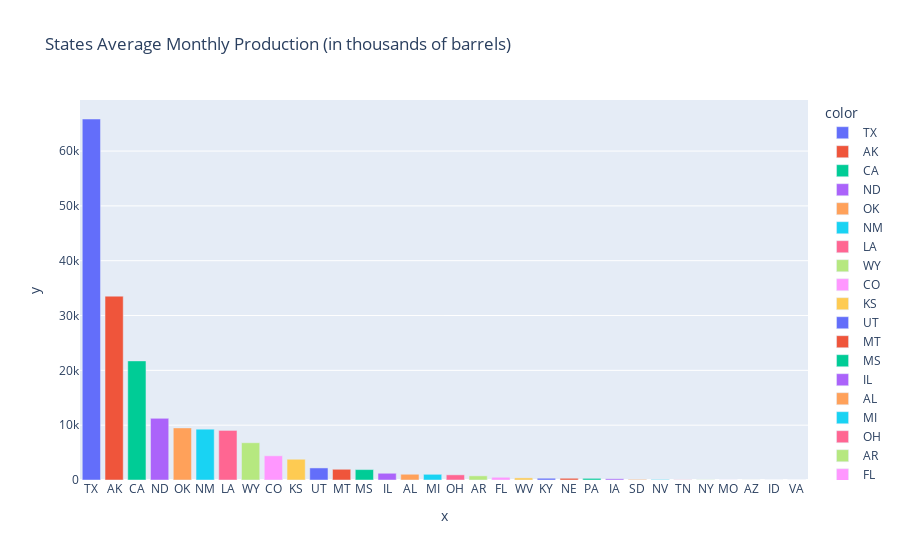

Source (notebook cell):
### Code cell
fig = px.bar(x = st_avgs_std.keys(), y = ys, color = xs,
             title = 'States Average Monthly Production (in thousands of barrels)')
fig.show()

### Figure 1 — Plotly figure (JSON) as saved in the notebook; plotly's stock layout.template omitted (floating-point values rounded to 4 significant figures)
{"data": [{"alignmentgroup": "True", "hovertemplate": "color=TX<br>x=%{x}<br>y=%{y}<extra></extra>", "legendgroup": "TX", "marker": {"color": "#636efa", "pattern": {"shape": ""}}, "name": "TX", "offsetgroup": "TX", "orientation": "v", "showlegend": true, "textposition": "auto", "type": "bar", "x": ["TX"], "xaxis": "x", "y": [65850.0], "yaxis": "y"}, {"alignmentgroup": "True", "hovertemplate": "color=AK<br>x=%{x}<br>y=%{y}<extra></extra>", "legendgroup": "AK", "marker": {"color": "#EF553B", "pattern": {"shape": ""}}, "name": "AK", "offsetgroup": "AK", "orientation": "v", "showlegend": true, "textposition": "auto", "type": "bar", "x": ["AK"], "xaxis": "x", "y": [33530.0], "yaxis": "y"}, {"alignmentgroup": "True", "hovertemplate": "color=CA<br>x=%{x}<br>y=%{y}<extra></extra>", "legendgroup": "CA", "marker": {"color": "#00cc96", "pattern": {"shape": ""}}, "name": "CA", "offsetgroup": "CA", "orientation": "v", "showlegend": true, "textposition": "auto", "type": "bar", "x": ["CA"], "xaxis": "x", "y": [21730.0], "yaxis": "y"}, {"alignmentgroup": "True", "hovertemplate": "color=ND<br>x=%{x}<br>y=%{y}<extra></extra>", "legendgroup": "ND", "marker": {"color": "#ab63fa", "pattern": {"shape": ""}}, "name": "ND", "offsetgroup": "ND", "orientation": "v", "showlegend": true, "textposition": "auto", "type": "bar", "x": ["ND"], "xaxis": "x", "y": [11240.0], "yaxis": "y"}, {"alignmentgroup": "True", "hovertemplate": "color=OK<br>x=%{x}<br>y=%{y}<extra></extra>", "legendgroup": "OK", "marker": {"color": "#FFA15A", "pattern": {"shape": ""}}, "name": "OK", "offsetgroup": "OK", "orientation": "v", "showlegend": true, "textposition": "auto", "type": "bar", "x": ["OK"], "xaxis": "x", "y": [9502.0], "yaxis": "y"}, {"alignmentgroup": "True", "hovertemplate": "color=NM<br>x=%{x}<br>y=%{y}<extra></extra>", "legendgroup": "NM", "marker": {"color": "#19d3f3", "pattern": {"shape": ""}}, "name": "NM", "offsetgroup": "NM", "orientation": "v", "showlegend": true, "textposition": "auto", "type": "bar", "x": ["NM"], "xaxis": "x", "y": [9269.0], "yaxis": "y"}, {"alignmentgroup": "True", "hovertemplate": "color=LA<br>x=%{x}<br>y=%{y}<extra></extra>", "legendgroup": "LA", "marker": {"color": "#FF6692", "pattern": {"shape": ""}}, "name": "LA", "offsetgroup": "LA", "orientation": "v", "showlegend": true, "textposition": "auto", "type": "bar", "x": ["LA"], "xaxis": "x", "y": [9044.0], "yaxis": "y"}, {"alignmentgroup": "True", "hovertemplate": "color=WY<br>x=%{x}<br>y=%{y}<extra></extra>", "legendgroup": "WY", "marker": {"color": "#B6E880", "pattern": {"shape": ""}}, "name": "WY", "offsetgroup": "WY", "orientation": "v", "showlegend": true, "textposition": "auto", "type": "bar", "x": ["WY"], "xaxis": "x", "y": [6798.0], "yaxis": "y"}, {"alignmentgroup": "True", "hovertemplate": "color=CO<br>x=%{x}<br>y=%{y}<extra></extra>", "legendgroup": "CO", "marker": {"color": "#FF97FF", "pattern": {"shape": ""}}, "name": "CO", "offsetgroup": "CO", "orientation": "v", "showlegend": true, "textposition": "auto", "type": "bar", "x": ["CO"], "xaxis": "x", "y": [4414.0], "yaxis": "y"}, {"alignmentgroup": "True", "hovertemplate": "color=KS<br>x=%{x}<br>y=%{y}<extra></extra>", "legendgroup": "KS", "marker": {"color": "#FECB52", "pattern": {"shape": ""}}, "name": "KS", "offsetgroup": "KS", "orientation": "v", "showlegend": true, "textposition": "auto", "type": "bar", "x": ["KS"], "xaxis": "x", "y": [3786.0], "yaxis": "y"}, {"alignmentgroup": "True", "hovertemplate": "color=UT<br>x=%{x}<br>y=%{y}<extra></extra>", "legendgroup": "UT", "marker": {"color": "#636efa", "pattern": {"shape": ""}}, "name": "UT", "offsetgroup": "UT", "orientation": "v", "showlegend": true, "textposition": "auto", "type": "bar", "x": ["UT"], "xaxis": "x", "y": [2199.0], "yaxis": "y"}, {"alignmentgroup": "True", "hovertemplate": "color=MT<br>x=%{x}<br>y=%{y}<extra></extra>", "legendgroup": "MT", "marker": {"color": "#EF553B", "pattern": {"shape": ""}}, "name": "MT", "offsetgroup": "MT", "orientation": "v", "showlegend": true, "textposition": "auto", "type": "bar", "x": ["MT"], "xaxis": "x", "y": [1956.0], "yaxis": "y"}, {"alignmentgroup": "True", "hovertemplate": "color=MS<br>x=%{x}<br>y=%{y}<extra></extra>", "legendgroup": "MS", "marker": {"color": "#00cc96", "pattern": {"shape": ""}}, "name": "MS", "offsetgroup": "MS", "orientation": "v", "showlegend": true, "textposition": "auto", "type": "bar", "x": ["MS"], "xaxis": "x", "y": [1901.0], "yaxis": "y"}, {"alignmentgroup": "True", "hovertemplate": "color=IL<br>x=%{x}<br>y=%{y}<extra></extra>", "legendgroup": "IL", "marker": {"color": "#ab63fa", "pattern": {"shape": ""}}, "name": "IL", "offsetgroup": "IL", "orientation": "v", "showlegend": true, "textposition": "auto", "type": "bar", "x": ["IL"], "xaxis": "x", "y": [1230.0], "yaxis": "y"}, {"alignmentgroup": "True", "hovertemplate": "color=AL<br>x=%{x}<br>y=%{y}<extra></extra>", "legendgroup": "AL", "marker": {"color": "#FFA15A", "pattern": {"shape": ""}}, "name": "AL", "offsetgroup": "AL", "orientation": "v", "showlegend": true, "textposition": "auto", "type": "bar", "x": ["AL"], "xaxis": "x", "y": [1048.0], "yaxis": "y"}, {"alignmentgroup": "True", "hovertemplate": "color=MI<br>x=%{x}<br>y=%{y}<extra></extra>", "legendgroup": "MI", "marker": {"color": "#19d3f3", "pattern": {"shape": ""}}, "name": "MI", "offsetgroup": "MI", "orientation": "v", "showlegend": true, "textposition": "auto", "type": "bar", "x": ["MI"], "xaxis": "x", "y": [1040.0], "yaxis": "y"}, {"alignmentgroup": "True", "hovertemplate": "color=OH<br>x=%{x}<br>y=%{y}<extra></extra>", "legendgroup": "OH", "marker": {"color": "#FF6692", "pattern": {"shape": ""}}, "name": "OH", "offsetgroup": "OH", "orientation": "v", "showlegend": true, "textposition": "auto", "type": "bar", "x": ["OH"], "xaxis": "x", "y": [942.4], "yaxis": "y"}, {"alignmentgroup": "True", "hovertemplate": "color=AR<br>x=%{x}<br>y=%{y}<extra></extra>", "legendgroup": "AR", "marker": {"color": "#B6E880", "pattern": {"shape": ""}}, "name": "AR", "offsetgroup": "AR", "orientation": "v", "showlegend": true, "textposition": "auto", "type": "bar", "x": ["AR"], "xaxis": "x", "y": [757.4], "yaxis": "y"}, {"alignmentgroup": "True", "hovertemplate": "color=FL<br>x=%{x}<br>y=%{y}<extra></extra>", "legendgroup": "FL", "marker": {"color": "#FF97FF", "pattern": {"shape": ""}}, "name": "FL", "offsetgroup": "FL", "orientation": "v", "showlegend": true, "textposition": "auto", "type": "bar", "x": ["FL"], "xaxis": "x", "y": [496.3], "yaxis": "y"}, {"alignmentgroup": "True", "hovertemplate": "color=WV<br>x=%{x}<br>y=%{y}<extra></extra>", "legendgroup": "WV", "marker": {"color": "#FECB52", "pattern": {"shape": ""}}, "name": "WV", "offsetgroup": "WV", "orientation": "v", "showlegend": true, "textposition": "auto", "type": "bar", "x": ["WV"], "xaxis": "x", "y": [385.1], "yaxis": "y"}, {"alignmentgroup": "True", "hovertemplate": "color=KY<br>x=%{x}<br>y=%{y}<extra></extra>", "legendgroup": "KY", "marker": {"color": "#636efa", "pattern": {"shape": ""}}, "name": "KY", "offsetgroup": "KY", "orientation": "v", "showlegend": true, "textposition": "auto", "type": "bar", "x": ["KY"], "xaxis": "x", "y": [320.6], "yaxis": "y"}, {"alignmentgroup": "True", "hovertemplate": "color=NE<br>x=%{x}<br>y=%{y}<extra></extra>", "legendgroup": "NE", "marker": {"color": "#EF553B", "pattern": {"shape": ""}}, "name": "NE", "offsetgroup": "NE", "orientation": "v", "showlegend": true, "textposition": "auto", "type": "bar", "x": ["NE"], "xaxis": "x", "y": [312.9], "yaxis": "y"}, {"alignmentgroup": "True", "hovertemplate": "color=PA<br>x=%{x}<br>y=%{y}<extra></extra>", "legendgroup": "PA", "marker": {"color": "#00cc96", "pattern": {"shape": ""}}, "name": "PA", "offsetgroup": "PA", "orientation": "v", "showlegend": true, "textposition": "auto", "type": "bar", "x": ["PA"], "xaxis": "x", "y": [299.1], "yaxis": "y"}, {"alignmentgroup": "True", "hovertemplate": "color=IA<br>x=%{x}<br>y=%{y}<extra></extra>", "legendgroup": "IA", "marker": {"color": "#ab63fa", "pattern": {"shape": ""}}, "name": "IA", "offsetgroup": "IA", "orientation": "v", "showlegend": true, "textposition": "auto", "type": "bar", "x": ["IA"], "xaxis": "x", "y": [221.7], "yaxis": "y"}, {"alignmentgroup": "True", "hovertemplate": "color=SD<br>x=%{x}<br>y=%{y}<extra></extra>", "legendgroup": "SD", "marker": {"color": "#FFA15A", "pattern": {"shape": ""}}, "name": "SD", "offsetgroup": "SD", "orientation": "v", "showlegend": true, "textposition": "auto", "type": "bar", "x": ["SD"], "xaxis": "x", "y": [118.1], "yaxis": "y"}, {"alignmentgroup": "True", "hovertemplate": "color=NV<br>x=%{x}<br>y=%{y}<extra></extra>", "legendgroup": "NV", "marker": {"color": "#19d3f3", "pattern": {"shape": ""}}, "name": "NV", "offsetgroup": "NV", "orientation": "v", "showlegend": true, "textposition": "auto", "type": "bar", "x": ["NV"], "xaxis": "x", "y": [95.73], "yaxis": "y"}, {"alignmentgroup": "True", "hovertemplate": "color=TN<br>x=%{x}<br>y=%{y}<extra></extra>", "legendgroup": "TN", "marker": {"color": "#FF6692", "pattern": {"shape": ""}}, "name": "TN", "offsetgroup": "TN", "orientation": "v", "showlegend": true, "textposition": "auto", "type": "bar", "x": ["TN"], "xaxis": "x", "y": [35.21], "yaxis": "y"}, {"alignmentgroup": "True", "hovertemplate": "color=NY<br>x=%{x}<br>y=%{y}<extra></extra>", "legendgroup": "NY", "marker": {"color": "#B6E880", "pattern": {"shape": ""}}, "name": "NY", "offsetgroup": "NY", "orientation": "v", "showlegend": true, "textposition": "auto", "type": "bar", "x": ["NY"], "xaxis": "x", "y": [32.36], "yaxis": "y"}, {"alignmentgroup": "True", "hovertemplate": "color=MO<br>x=%{x}<br>y=%{y}<extra></extra>", "legendgroup": "MO", "marker": {"color": "#FF97FF", "pattern": {"shape": ""}}, "name": "MO", "offsetgroup": "MO", "orientation": "v", "showlegend": true, "textposition": "auto", "type": "bar", "x": ["MO"], "xaxis": "x", "y": [10.9], "yaxis": "y"}, {"alignmentgroup": "True", "hovertemplate": "color=AZ<br>x=%{x}<br>y=%{y}<extra></extra>", "legendgroup": "AZ", "marker": {"color": "#FECB52", "pattern": {"shape": ""}}, "name": "AZ", "offsetgroup": "AZ", "orientation": "v", "showlegend": true, "textposition": "auto", "type": "bar", "x": ["AZ"], "xaxis": "x", "y": [7.17], "yaxis": "y"}, {"alignmentgroup": "True", "hovertemplate": "color=ID<br>x=%{x}<br>y=%{y}<extra></extra>", "legendgroup": "ID", "marker": {"color": "#636efa", "pattern": {"shape": ""}}, "name": "ID", "offsetgroup": "ID", "orientation": "v", "showlegend": true, "textposition": "auto", "type": "bar", "x": ["ID"], "xaxis": "x", "y": [2.61], "yaxis": "y"}, {"alignmentgroup": "True", "hovertemplate": "color=VA<br>x=%{x}<br>y=%{y}<extra></extra>", "legendgroup": "VA", "marker": {"color": "#EF553B", "pattern": {"shape": ""}}, "name": "VA", "offsetgroup": "VA", "orientation": "v", "showlegend": true, "textposition": "auto", "type": "bar", "x": ["VA"], "xaxis": "x", "y": [1.313], "yaxis": "y"}], "layout": {"barmode": "relative", "legend": {"title": {"text": "color"}, "tracegroupgap": 0}, "title": {"text": "States Average Monthly Production (in thousands of barrels)"}, "xaxis": {"anchor": "y", "domain": [0, 1], "title": {"text": "x"}}, "yaxis": {"anchor": "x", "domain": [0, 1], "title": {"text": "y"}}}}
